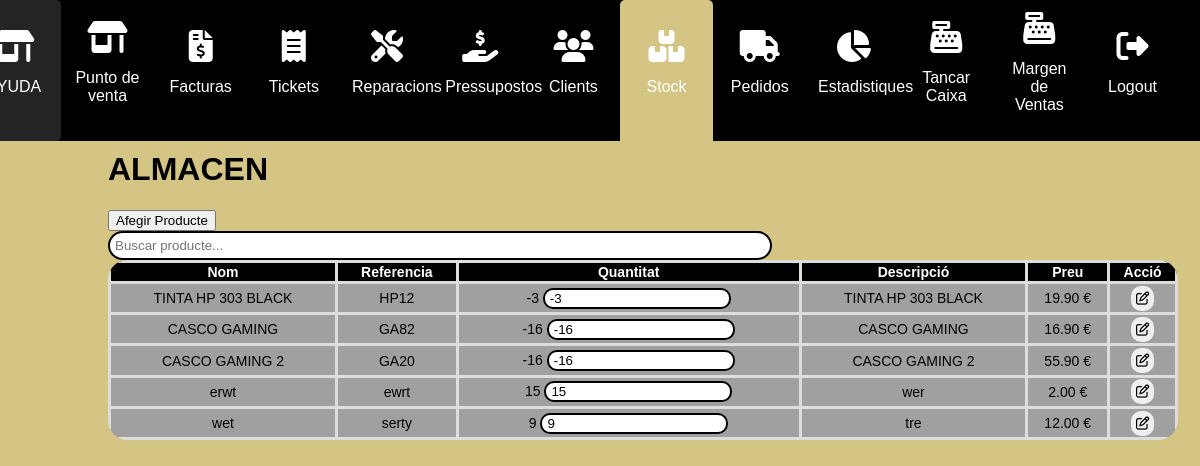
Before: /stock/ (signed in) with the older database file.
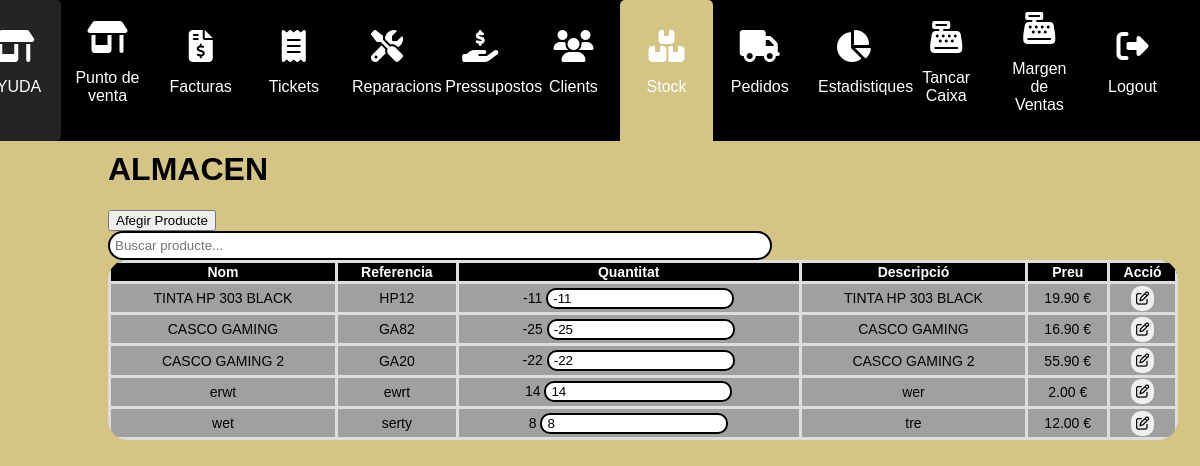
After: the same page with the newer database file.
### myapp/models.py (models this page shows, shortened)
class Producto(models.Model):
    nombre = models.CharField(max_length=200)
    codigo = models.CharField(max_length=200)
    cantidad= models.IntegerField()
    descripcion= models.CharField(max_length=300,default='')
    precio= models.DecimalField(max_digits=9999999, decimal_places=2)
    imagen = models.ImageField(upload_to='imagenes/')
    preu_distribuidor=models.DecimalField(max_digits=9999999, decimal_places=2,default=1)
    marge=models.DecimalField(max_digits=9999999, decimal_places=2,default=1)

### myapp/views.py (the view, shortened to what this page needs)
# urls.py: path("stock/", views.stock, name="stock"),
@login_required
def stock(request):
    productos = Producto.objects.all()
    return render(request, 'stock.html', {'productos': productos})

### myapp/templates/stock.html (shortened to what this page needs)
{% extends "layouts/base.html" %}
{% block content %}
<!DOCTYPE html>
<html lang="en">
<head>
</head>
<body>
    <div class="main-content">
        <h1>ALMACEN</h1>
        <div>
        <button id="afegir-reparacio-btn">Afegir Producte</button>
        </div>
<div>
        <input type="text" id="searchInput" placeholder="Buscar producte...">
</div>
        <table id="productTable">
            <thead>
                <tr>
                    <th>Nom</th>
                    <th>Referencia</th>
                    <th>Quantitat</th>
                    <th>Descripció</th>
                    <th>Preu</th>
                    <th>Acció</th>
                </tr>
            </thead>
            <tbody>
                {% for producto in productos %}
                <form method="POST">
                <tr>
                    <td>{{ producto.nombre }}</td>
                    <td>{{ producto.codigo }}</td>
                    <td>{{ producto.cantidad }}
                            <input type="number" name="cantidad_real_{{ producto.id }}" value="{{ producto.cantidad }}" onkeypress="actualitzarStock(event)">
                    </td>
                    <td>{{ producto.descripcion|truncatechars:25 }}</td>
                    <td>{{ producto.precio }} €</td>
                </form>
                    <td><button type="button" class="popup-trigger" data-producte-id="{{ producto.codigo }}"><i
                        class="fa-regular fa-pen-to-square"></i></button></td>
                {% endfor %}
            </tbody>
        </table>
    </div>
</body>
</html>
{% endblock %}

### myapp/templates/layouts/base.html (shortened to what this page needs)
{% load static %}
<!DOCTYPE html>
<html lang="es">
<head>
    <link rel="stylesheet" href="{% static 'styles/main.css' %}">
</head>
<body >
<nav>
        <ul>
            <li class="{% if request.path == '/ayuda/' %}nav-seleccion{% endif %}"><a href="/ayuda/" title="Ayuda"><i class="fa-solid fa-shop fa-2x"></i><p>AYUDA</p></a></li>
            <li class="{% if request.path == '/vender/' %}nav-seleccion{% endif %}"><a href="/vender/" title="Ir al Punto de Venta"><i class="fa-solid fa-shop fa-2x"></i><p>Punto de venta</p></a></li>
            <li class="{% if request.path == '/facturas/' %}nav-seleccion{% endif %}"><a href="/facturas/"  title="Ir a Facturas"><i class="fa-solid fa-file-invoice-dollar fa-2x"></i><p>Facturas</p></a></li>
            <li class="{% if request.path == '/tickets/' %}nav-seleccion{% endif %}"><a href="/tickets/" title="Ir a Tickets"><i class="fa-solid fa-receipt fa-2x"></i><p>Tickets</p></a></li>
            <li class="{% if request.path == '/reparacions/' %}nav-seleccion{% endif %}"><a href="/reparacions/" title="Ver Reparaciones"><i class="fa-solid fa-screwdriver-wrench fa-2x"></i><p>Reparacions</p></a></li>
            <li class="{% if request.path == '/presupostos/' %}nav-seleccion{% endif %}"><a href="/presupostos/" title="Ver Presupuestos"><i class="fa-solid fa-hand-holding-dollar fa-2x"></i><p>Pressupostos</p></a></li>
            <li class="{% if request.path == '/clientes/' %}nav-seleccion{% endif %}"><a href="/clientes/" title="Ver Clientes"><i class="fa-solid fa-users fa-2x"></i><p>Clients</p></a></li>
            <li class="{% if request.path == '/stock/' %}nav-seleccion{% endif %}"><a href="/stock/"  title="Ir al Stock"><i class="fa-solid fa-boxes-stacked fa-2x"></i><p>Stock</p></a></li>
            <li class="{% if request.path == '/pedidos/' %}nav-seleccion{% endif %}"><a href="/pedidos/" title="Ver Estado de Pedidos"><i class="fa-solid fa-truck fa-2x"></i><p>Pedidos</p></a></li>
            <li class="{% if request.path == '/estadisticas/' %}nav-seleccion{% endif %}"><a href="/estadisticas/"  title="Ver Estadísticas"><i class="fa-solid fa-chart-pie fa-2x"></i><p>Estadistiques</p></a></li>
            <li class="{% if request.path == '/hoy/' %}nav-seleccion{% endif %}" id="tancar-caixa"><a href="/hoy/"  title="Tancar Caixa"><i class="fa-solid fa-cash-register fa-2x"></i><p>Tancar Caixa</p></a></li>
            <li class="{% if request.path == '/margen_ventas/' %}nav-seleccion{% endif %}" id="margen-ventas"><a href="/margen_ventas/"  title="Margen ventas"><i class="fa-solid fa-cash-register fa-2x"></i><p>Margen de Ventas</p></a></li>
            {% if user.is_authenticated %}
            <li class="{% if request.path == '/logout/' %}nav-seleccion{% endif %}"><a href="/logout/" title="Sortir"><i class="fa-solid fa-right-from-bracket fa-2x"></i><p>Logout</p></a></li>
            <li class="{% if request.path == '/user/' %}nav-seleccion{% endif %}"><a href="/user/" title="Usuari"><p>Usuari</p></a></li>
            {% else %}
            <li class="{% if request.path == '/signup/' %}nav-seleccion{% endif %}"><a href="/signup/" title="SignUp"><i class="fa-solid fa-user-plus fa-2x"></i><p>Sign Up</p></a></li>
            {% endif %}
        </ul>
</nav>
<main class="container mx-auto mt-6 text-black">
    {% block content %}
    {% endblock %}
</main>

### myapp/static/styles/main.css (style rules this page uses)
.main-content { margin-top:10vh; }
body { margin: 0; padding: 0; font-family: Arial, sans-serif; background: rgb(212, 197, 133); color: #000000; }
nav ul li a { color: black; text-decoration: none; }
.main-content { padding-left: 9%; overflow: hidden; margin-top:130px; }
#searchInput { margin-bottom: 10px; padding: 5px; width: 85%; border-radius: 30px; border-style: 5px; -webkit-border-radius: 30px; -moz-border-radius: 30px; -ms-border-radius: 30px; -o-border-radius: 30px; align-items: center; }
table { width: 98%; border-collapse: collapse; }
table th, table td { padding: 1px; text-align: center; border: 3px solid #ddd; }
table th { background-color: #000000; color: #ffffff; text-align: center; }
tr:nth-child(even) { background-color: #a0a0a0; }
tr:nth-child(odd) { background-color: #848484; }
#productTable { border-radius: 20px; overflow: hidden; -webkit-border-radius: 20px; -moz-border-radius: 20px; -ms-border-radius: 20px; -o-border-radius: 20px; font-size: 14px; }
input { border-radius: 10px; -webkit-border-radius: 10px; -moz-border-radius: 10px; -ms-border-radius: 10px; -o-border-radius: 10px; text-decoration: none; display: inline-block; border: 2px black solid; padding-left: 5px; }
td button, cart-button button { display: inline-block; border: none; border-radius: 10px; border:none; padding: 5px; -webkit-border-radius: 10px; -moz-border-radius: 10px; -ms-border-radius: 10px; -o-border-radius: 10px; margin: 1%; }
nav ul li { padding-top: 1px; text-align: center; }
.fa-solid { text-align: center; color: white; }
#searchInput { width:650px; margin: 0 20px 0 0px; }

### myapp/templates/stock.html (style rules this page uses)
body { font-family: Arial, sans-serif; }

### myapp/templates/layouts/base.html (style rules this page uses)
.nav-seleccion { background-color:rgb(212, 197, 133); border-radius: 5px 5px 0 0; }
nav ul { background-color: black; margin:0; display: flex; justify-content: center; }
nav { position: fixed; top: 0; left: 0; width: 100%; height: 60px; z-index: 1000; margin:0; }
nav ul p { color:white; }
nav ul li { min-width: 70px; color: white; list-style:none; padding: 1%; display: flex; flex-direction: column; justify-content: center; }
nav ul { display:flex; text-align: center; }
a { color: white; }

Changed rows visible on the page:
changed Producto "TINTA HP 303 BLACK": cantidad "-3" → "-11"
changed Producto "CASCO GAMING": cantidad "-16" → "-25"
changed Producto "CASCO GAMING 2": cantidad "-16" → "-22"
changed Producto "erwt": cantidad "15" → "14"
changed Producto "wet": cantidad "9" → "8"
